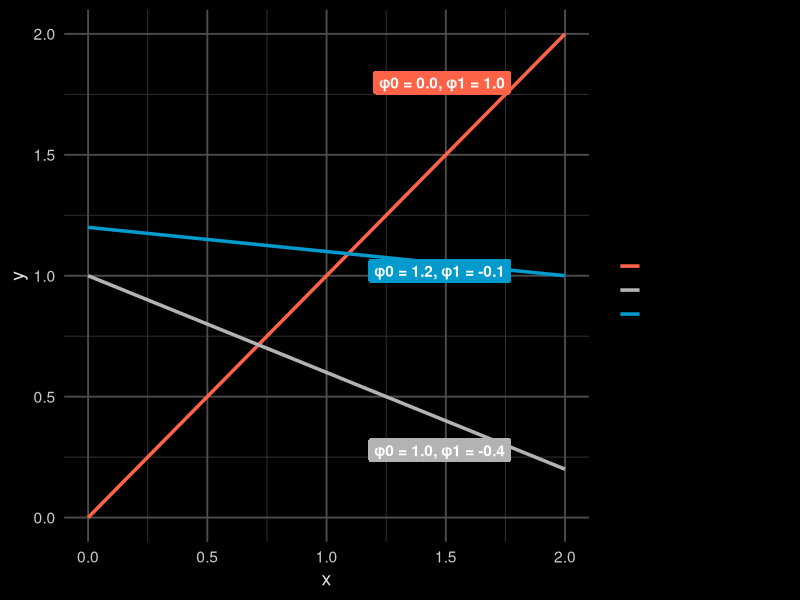
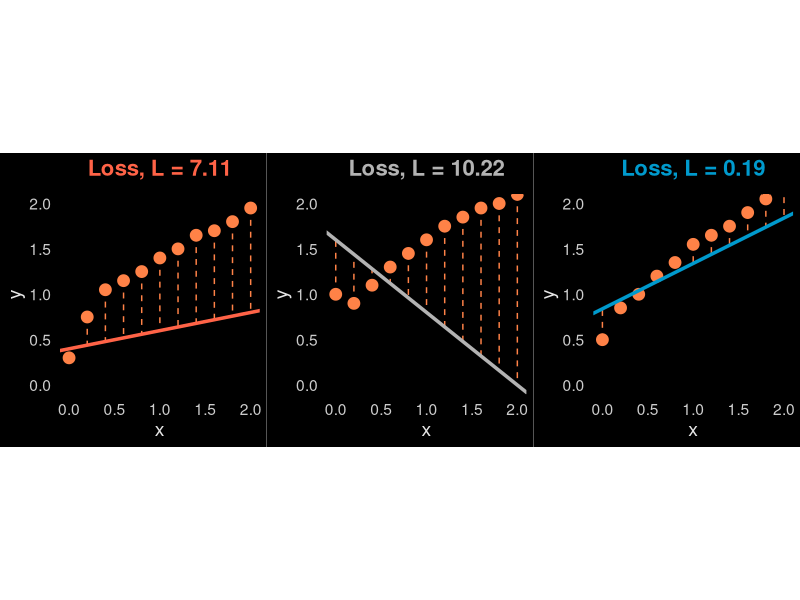

R code for these plots, in order:
## ---- chunk 1
knitr::opts_chunk$set(echo = FALSE)
knitr::opts_chunk$set(message = FALSE, warning = FALSE)
## ---- chunk 2
library(ggplot2)
library(ggrepel)
phi_params <- data.frame(
  phi0  = c(0.0, 1.2, 1.0),
  phi1  = c(1.0, -0.1, -0.4),
  label = c("φ0 = 0.0, φ1 = 1.0",
            "φ0 = 1.2, φ1 = -0.1",
            "φ0 = 1.0, φ1 = -0.4"),
  col   = c("tomato", "deepskyblue3", "gray70")
)
df <- do.call(rbind, lapply(seq_len(nrow(phi_params)), function(i) {
  x <- seq(0, 2, length.out = 200)
  data.frame(
    x, 
    y     = phi_params$phi0[i] + phi_params$phi1[i] * x,
    label = phi_params$label[i],
    col   = phi_params$col[i]
  )
}))
anchors <- transform(phi_params,
  x = 1.8,
  y = phi0 + phi1 * 1.8
)

ggplot(df, aes(x = x, y = y, color = label)) +
  geom_line(size = 1.2) +
  geom_label_repel(
    data            = anchors,
    aes(x = x, y = y, label = label, fill = label),
    color           = "white",
    fontface        = "bold",
    label.padding   = unit(0.3, "lines"),
    label.size      = 0,        
    segment.size    = 0.3,
    show.legend     = FALSE
  ) +
  scale_color_manual(values = setNames(phi_params$col, phi_params$label)) +
  scale_fill_manual (values = setNames(phi_params$col, phi_params$label)) +
  coord_cartesian(xlim = c(0,2), ylim = c(0,2)) +
  labs(x = "x", y = "y") +
  theme_minimal(base_size = 14) +
  theme(
    panel.background = element_rect(fill = "black", colour = NA),
    plot.background  = element_rect(fill = "black", colour = NA),
    panel.grid.major = element_line(colour = "grey30"),
    panel.grid.minor = element_line(colour = "grey20"),
    axis.text        = element_text(colour = "grey80"),
    axis.title       = element_text(colour = "grey90")
  )

## ---- chunk 3
library(ggplot2)
library(cowplot)
dat1 <- data.frame(
  x = seq(0, 2, by = 0.2),
  y = c(0.30,0.75,1.05,1.15,1.25,1.40,1.50,1.65,1.70,1.80,1.95)
)
params1 <- list(phi0 = 0.4, phi1 =  0.2, loss =  7.11, line_col = "tomato")
dat2 <- data.frame(
  x = seq(0, 2, by = 0.2),
  y = c(1.00,0.90,1.10,1.30,1.45,1.60,1.75,1.85,1.95,2.00,2.10)
)
params2 <- list(phi0 = 1.6, phi1 = -0.8, loss = 10.22, line_col = "gray70")

dat3 <- data.frame(
  x = seq(0, 2, by = 0.2),
  y = c(0.50,0.85,1.00,1.20,1.35,1.55,1.65,1.75,1.90,2.05,2.20)
)
params3 <- list(phi0 = 0.84, phi1 =  0.50, loss =  0.19, line_col = "deepskyblue3")
make_panel <- function(dat, pars) {
  ggplot(dat, aes(x = x, y = y)) +
    geom_point(color = "sienna1", size = 3, stroke = 1) +
    geom_segment(aes(
      xend = x,
      yend = pars$phi0 + pars$phi1 * x
    ), linetype = "dashed", color = "sienna1") +
    geom_abline(
      intercept = pars$phi0,
      slope     = pars$phi1,
      color     = pars$line_col,
      size      = 1.2
    ) +
    labs(
      title = sprintf("Loss, L = %.2f", pars$loss),
      x     = "x",
      y     = "y"
    ) +
    # square aspect, no grid
    coord_fixed(ratio = 1, xlim = c(0,2), ylim = c(0,2)) +
    theme_minimal(base_size = 14) +
    theme(
      plot.title       = element_text(
                            colour = pars$line_col,
                            size   = 16,
                            face   = "bold",
                            hjust  = 0.5,
                            margin = margin(b = 10)
                          ),
      panel.background = element_rect(fill = "black", colour = NA),
      plot.background  = element_rect(fill = "black", colour = NA),
      panel.grid.major = element_blank(),
      panel.grid.minor = element_blank(),
      axis.text        = element_text(colour = "grey80"),
      axis.title       = element_text(colour = "grey90"),
      plot.margin      = margin(5,5,5,5)
    )
}
p1 <- make_panel(dat1, params1)
p2 <- make_panel(dat2, params2)
p3 <- make_panel(dat3, params3)
combined <- plot_grid(
  p1, p2, p3,
  ncol  = 3,
  align = "hv"
)
print(combined)
